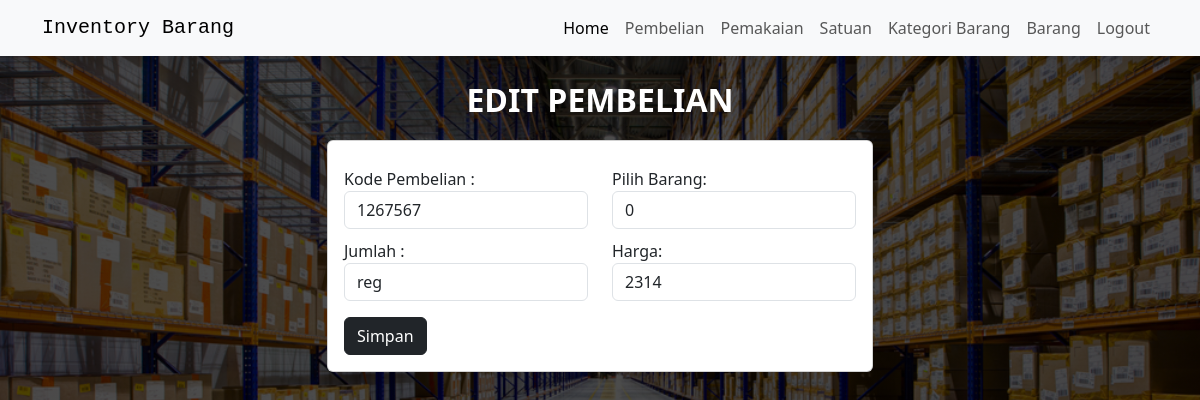
The page /pembelian/editpembelian.php?id=1&kode=1267567 on the database its author committed.
### tables this page shows
CREATE TABLE `pembelian` (
  `id` int(255) NOT NULL,
  `kode_pembelian` int(168) NOT NULL,
  `id_barang` int(11) NOT NULL,
  `jumlah` varchar(168) NOT NULL,
  `harga` varchar(255) NOT NULL
);

### pembelian/editpembelian.php (the view, shortened to what this page needs)
<?php
include("../koneksi/koneksi.php");
include("../head.php");
$id = $_GET['id'];
$sql = "SELECT * FROM pembelian WHERE id=$id";
$query = mysqli_query($db, $sql);
$pembelian = mysqli_fetch_assoc($query);
$sqlbarang = "SELECT * FROM barang";
$querybarang = mysqli_query($db, $sqlbarang);
?>
<header>
    <p>
        <b>
            EDIT PEMBELIAN
        </b>
    </p>
</header>
<div class="container">
    <form action="proseseditpembelian.php" method="POST">
        <div class="container">
            <div class="card card-pembelian-edit">
                <div class="card-body">
                    <div class="row">
                        <div class="col-md-6">
                            <label for="kode_pembelian">Kode Pembelian :</label>
                            <input class="form-control" type="text" name="kode_pembelian" placeholder="kode_pembelian" aria-label="default input example" value="<?php echo $pembelian['kode_pembelian'] ?>">
                        </div>
                        <div class="col-md-6">
                            <label for="id_barang">Pilih Barang: </label>
                            <select name="id_barang" class="form-control" aria-label="default input example">
                                <?php
                                while ($barang = mysqli_fetch_assoc($querybarang)) {
                                    $selected = $barang['id_barang'] == $barang['id_barang'] ? 'selected="selected"' : '';
                                    echo "<option value=" . $barang['id_barang'] . " $selected>" . $barang['id_barang'] . "</option>";
                                } ?>
                            </select>
                        </div>
                        <div class="col-md-6">
                            <label for="jumlah">Jumlah :</label>
                            <input class="form-control" type="text" name="jumlah" placeholder="Jumlah" aria-label="default input example" value="<?php echo $pembelian['jumlah'] ?>">
                        </div>
                        <div class="col-md-6">
                            <label for="harga">Harga:</label>
                            <input class="form-control" type="harga" name="harga" placeholder="harga" aria-label="default input example" value="<?php echo $pembelian['harga'] ?>">
                        </div>
                        <div class="col-md-12">
                            <input type="submit" value="Simpan" name="simpan" class="btn btn-dark" />
                        </div>
                    </div>
                </div>
            </div>
        </div>
</div>
<?php
include("../bottom.php")
?>

### style/style.css (style rules this page uses)
body { background-size: cover; background-repeat: no-repeat; background-position: center; background-attachment: fixed; position: relative; background-repeat: no-repeat !important; background-size: cover !important; min-height: 100vh; background: linear-gradient(rgba(0, 0, 0, 0.7), rgba(0, 0, 0, 0.7)) ,url(../gambar/bg.jpg); }
header { margin-top: 20px; color: white; font-size: xx-large; text-align: center; }
p { color: white; }
label { padding-top: 10px; }
.btn-dark { margin-top: 1rem; }
.card-pembelian-edit { margin: auto; width: 50%; }

### rows shown on the page
pembelian: kode_pembelian "1267567", jumlah "reg", harga "2314"

### other values the page prints
form field id_barang "0"
